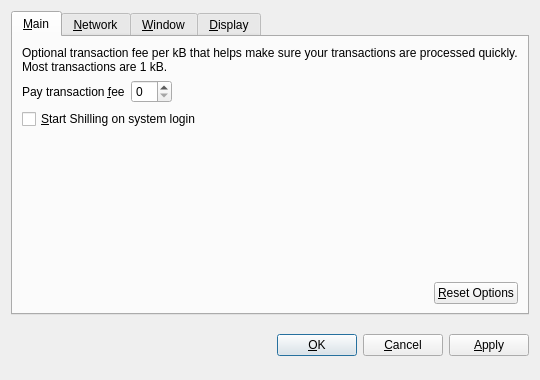
<?xml version="1.0" encoding="UTF-8"?>
<ui version="4.0">
 <class>OptionsDialog</class>
 <widget class="QDialog" name="OptionsDialog">
  <property name="geometry">
   <rect>
    <x>0</x>
    <y>0</y>
    <width>540</width>
    <height>380</height>
   </rect>
  </property>
  <property name="windowTitle">
   <string>Options</string>
  </property>
  <property name="modal">
   <bool>true</bool>
  </property>
  <layout class="QVBoxLayout" name="verticalLayout">
   <item>
    <widget class="QTabWidget" name="tabWidget">
     <property name="tabPosition">
      <enum>QTabWidget::North</enum>
     </property>
     <property name="currentIndex">
      <number>0</number>
     </property>
     <widget class="QWidget" name="tabMain">
      <attribute name="title">
       <string>&amp;Main</string>
      </attribute>
      <layout class="QVBoxLayout" name="verticalLayout_Main">
       <item>
        <widget class="QLabel" name="transactionFeeInfoLabel">
         <property name="text">
          <string>Optional transaction fee per kB that helps make sure your transactions are processed quickly. Most transactions are 1 kB.</string>
         </property>
         <property name="textFormat">
          <enum>Qt::PlainText</enum>
         </property>
         <property name="wordWrap">
          <bool>true</bool>
         </property>
        </widget>
       </item>
       <item>
        <layout class="QHBoxLayout" name="horizontalLayout_1_Main">
         <item>
          <widget class="QLabel" name="transactionFeeLabel">
           <property name="text">
            <string>Pay transaction &amp;fee</string>
           </property>
           <property name="textFormat">
            <enum>Qt::PlainText</enum>
           </property>
           <property name="buddy">
            <cstring>transactionFee</cstring>
           </property>
          </widget>
         </item>
         <item>
          <widget class="ShillingAmountField" name="transactionFee"/>
         </item>
         <item>
          <spacer name="horizontalSpacer_1_Main">
           <property name="orientation">
            <enum>Qt::Horizontal</enum>
           </property>
           <property name="sizeHint" stdset="0">
            <size>
             <width>40</width>
             <height>20</height>
            </size>
           </property>
          </spacer>
         </item>
        </layout>
       </item>
       <item>
        <widget class="QCheckBox" name="shillingAtStartup">
         <property name="toolTip">
          <string>Automatically start Shilling after logging in to the system.</string>
         </property>
         <property name="text">
          <string>&amp;Start Shilling on system login</string>
         </property>
        </widget>
       </item>
       <item>
        <spacer name="verticalSpacer_Main">
         <property name="orientation">
          <enum>Qt::Vertical</enum>
         </property>
         <property name="sizeHint" stdset="0">
          <size>
           <width>20</width>
           <height>40</height>
          </size>
         </property>
        </spacer>
       </item>
       <item>
        <layout class="QHBoxLayout" name="horizontalLayout_2_Main">
         <item>
          <spacer name="horizontalSpacer_2_Main">
           <property name="orientation">
            <enum>Qt::Horizontal</enum>
           </property>
           <property name="sizeHint" stdset="0">
            <size>
             <width>40</width>
             <height>20</height>
            </size>
           </property>
          </spacer>
         </item>
         <item>
          <widget class="QPushButton" name="resetButton">
           <property name="toolTip">
            <string>Reset all client options to default.</string>
           </property>
           <property name="text">
            <string>&amp;Reset Options</string>
           </property>
           <property name="autoDefault">
            <bool>false</bool>
           </property>
          </widget>
         </item>
        </layout>
       </item>
      </layout>
     </widget>
     <widget class="QWidget" name="tabNetwork">
      <attribute name="title">
       <string>&amp;Network</string>
      </attribute>
      <layout class="QVBoxLayout" name="verticalLayout_Network">
       <item>
        <widget class="QCheckBox" name="mapPortUpnp">
         <property name="toolTip">
          <string>Automatically open the Shilling client port on the router. This only works when your router supports UPnP and it is enabled.</string>
         </property>
         <property name="text">
          <string>Map port using &amp;UPnP</string>
         </property>
        </widget>
       </item>
       <item>
        <widget class="QCheckBox" name="connectSocks">
         <property name="toolTip">
          <string>Connect to the Shilling network through a SOCKS proxy (e.g. when connecting through Tor).</string>
         </property>
         <property name="text">
          <string>&amp;Connect through SOCKS proxy:</string>
         </property>
        </widget>
       </item>
       <item>
        <layout class="QHBoxLayout" name="horizontalLayout_Network">
         <item>
          <widget class="QLabel" name="proxyIpLabel">
           <property name="text">
            <string>Proxy &amp;IP:</string>
           </property>
           <property name="textFormat">
            <enum>Qt::PlainText</enum>
           </property>
           <property name="buddy">
            <cstring>proxyIp</cstring>
           </property>
          </widget>
         </item>
         <item>
          <widget class="QValidatedLineEdit" name="proxyIp">
           <property name="maximumSize">
            <size>
             <width>140</width>
             <height>16777215</height>
            </size>
           </property>
           <property name="toolTip">
            <string>IP address of the proxy (e.g. 127.0.0.1)</string>
           </property>
          </widget>
         </item>
         <item>
          <widget class="QLabel" name="proxyPortLabel">
           <property name="text">
            <string>&amp;Port:</string>
           </property>
           <property name="textFormat">
            <enum>Qt::PlainText</enum>
           </property>
           <property name="buddy">
            <cstring>proxyPort</cstring>
           </property>
          </widget>
         </item>
         <item>
          <widget class="QLineEdit" name="proxyPort">
           <property name="maximumSize">
            <size>
             <width>55</width>
             <height>16777215</height>
            </size>
           </property>
           <property name="toolTip">
            <string>Port of the proxy (e.g. 9050)</string>
           </property>
          </widget>
         </item>
         <item>
          <widget class="QLabel" name="socksVersionLabel">
           <property name="text">
            <string>SOCKS &amp;Version:</string>
           </property>
           <property name="textFormat">
            <enum>Qt::PlainText</enum>
           </property>
           <property name="buddy">
            <cstring>socksVersion</cstring>
           </property>
          </widget>
         </item>
         <item>
          <widget class="QValueComboBox" name="socksVersion">
           <property name="toolTip">
            <string>SOCKS version of the proxy (e.g. 5)</string>
           </property>
          </widget>
         </item>
         <item>
          <spacer name="horizontalSpacer_Network">
           <property name="orientation">
            <enum>Qt::Horizontal</enum>
           </property>
           <property name="sizeHint" stdset="0">
            <size>
             <width>40</width>
             <height>20</height>
            </size>
           </property>
          </spacer>
         </item>
        </layout>
       </item>
       <item>
        <spacer name="verticalSpacer_Network">
         <property name="orientation">
          <enum>Qt::Vertical</enum>
         </property>
         <property name="sizeHint" stdset="0">
          <size>
           <width>20</width>
           <height>40</height>
          </size>
         </property>
        </spacer>
       </item>
      </layout>
     </widget>
     <widget class="QWidget" name="tabWindow">
      <attribute name="title">
       <string>&amp;Window</string>
      </attribute>
      <layout class="QVBoxLayout" name="verticalLayout_Window">
       <item>
        <widget class="QCheckBox" name="minimizeToTray">
         <property name="toolTip">
          <string>Show only a tray icon after minimizing the window.</string>
         </property>
         <property name="text">
          <string>&amp;Minimize to the tray instead of the taskbar</string>
         </property>
        </widget>
       </item>
       <item>
        <widget class="QCheckBox" name="minimizeOnClose">
         <property name="toolTip">
          <string>Minimize instead of exit the application when the window is closed. When this option is enabled, the application will be closed only after selecting Quit in the menu.</string>
         </property>
         <property name="text">
          <string>M&amp;inimize on close</string>
         </property>
        </widget>
       </item>
       <item>
        <spacer name="verticalSpacer_Window">
         <property name="orientation">
          <enum>Qt::Vertical</enum>
         </property>
         <property name="sizeHint" stdset="0">
          <size>
           <width>20</width>
           <height>40</height>
          </size>
         </property>
        </spacer>
       </item>
      </layout>
     </widget>
     <widget class="QWidget" name="tabDisplay">
      <attribute name="title">
       <string>&amp;Display</string>
      </attribute>
      <layout class="QVBoxLayout" name="verticalLayout_Display">
       <item>
        <layout class="QHBoxLayout" name="horizontalLayout_1_Display">
         <item>
          <widget class="QLabel" name="langLabel">
           <property name="text">
            <string>User Interface &amp;language:</string>
           </property>
           <property name="textFormat">
            <enum>Qt::PlainText</enum>
           </property>
           <property name="buddy">
            <cstring>lang</cstring>
           </property>
          </widget>
         </item>
         <item>
          <widget class="QValueComboBox" name="lang">
           <property name="toolTip">
            <string>The user interface language can be set here. This setting will take effect after restarting Shilling.</string>
           </property>
          </widget>
         </item>
        </layout>
       </item>
       <item>
        <layout class="QHBoxLayout" name="horizontalLayout_2_Display">
         <item>
          <widget class="QLabel" name="unitLabel">
           <property name="text">
            <string>&amp;Unit to show amounts in:</string>
           </property>
           <property name="textFormat">
            <enum>Qt::PlainText</enum>
           </property>
           <property name="buddy">
            <cstring>unit</cstring>
           </property>
          </widget>
         </item>
         <item>
          <widget class="QValueComboBox" name="unit">
           <property name="toolTip">
            <string>Choose the default subdivision unit to show in the interface and when sending coins.</string>
           </property>
          </widget>
         </item>
        </layout>
       </item>
       <item>
        <widget class="QCheckBox" name="displayAddresses">
         <property name="toolTip">
          <string>Whether to show Shilling addresses in the transaction list or not.</string>
         </property>
         <property name="text">
          <string>&amp;Display addresses in transaction list</string>
         </property>
        </widget>
       </item>
       <item>
        <spacer name="verticalSpacer_Display">
         <property name="orientation">
          <enum>Qt::Vertical</enum>
         </property>
         <property name="sizeHint" stdset="0">
          <size>
           <width>20</width>
           <height>40</height>
          </size>
         </property>
        </spacer>
       </item>
      </layout>
     </widget>
    </widget>
   </item>
   <item>
    <layout class="QHBoxLayout" name="horizontalLayout_Buttons">
     <item>
      <spacer name="horizontalSpacer_1">
       <property name="orientation">
        <enum>Qt::Horizontal</enum>
       </property>
       <property name="sizeHint" stdset="0">
        <size>
         <width>40</width>
         <height>48</height>
        </size>
       </property>
      </spacer>
     </item>
     <item>
      <widget class="QLabel" name="statusLabel">
       <property name="font">
        <font>
         <weight>75</weight>
         <bold>true</bold>
        </font>
       </property>
       <property name="text">
        <string/>
       </property>
       <property name="textFormat">
        <enum>Qt::PlainText</enum>
       </property>
       <property name="wordWrap">
        <bool>true</bool>
       </property>
      </widget>
     </item>
     <item>
      <spacer name="horizontalSpacer_2">
       <property name="orientation">
        <enum>Qt::Horizontal</enum>
       </property>
       <property name="sizeHint" stdset="0">
        <size>
         <width>40</width>
         <height>48</height>
        </size>
       </property>
      </spacer>
     </item>
     <item>
      <widget class="QPushButton" name="okButton">
       <property name="text">
        <string>&amp;OK</string>
       </property>
      </widget>
     </item>
     <item>
      <widget class="QPushButton" name="cancelButton">
       <property name="text">
        <string>&amp;Cancel</string>
       </property>
       <property name="autoDefault">
        <bool>false</bool>
       </property>
      </widget>
     </item>
     <item>
      <widget class="QPushButton" name="applyButton">
       <property name="text">
        <string>&amp;Apply</string>
       </property>
       <property name="autoDefault">
        <bool>false</bool>
       </property>
      </widget>
     </item>
    </layout>
   </item>
  </layout>
 </widget>
 <customwidgets>
  <customwidget>
   <class>ShillingAmountField</class>
   <extends>QSpinBox</extends>
   <header>shillingamountfield.h</header>
  </customwidget>
  <customwidget>
   <class>QValueComboBox</class>
   <extends>QComboBox</extends>
   <header>qvaluecombobox.h</header>
  </customwidget>
  <customwidget>
   <class>QValidatedLineEdit</class>
   <extends>QLineEdit</extends>
   <header>qvalidatedlineedit.h</header>
  </customwidget>
 </customwidgets>
 <resources/>
 <connections/>
</ui>
